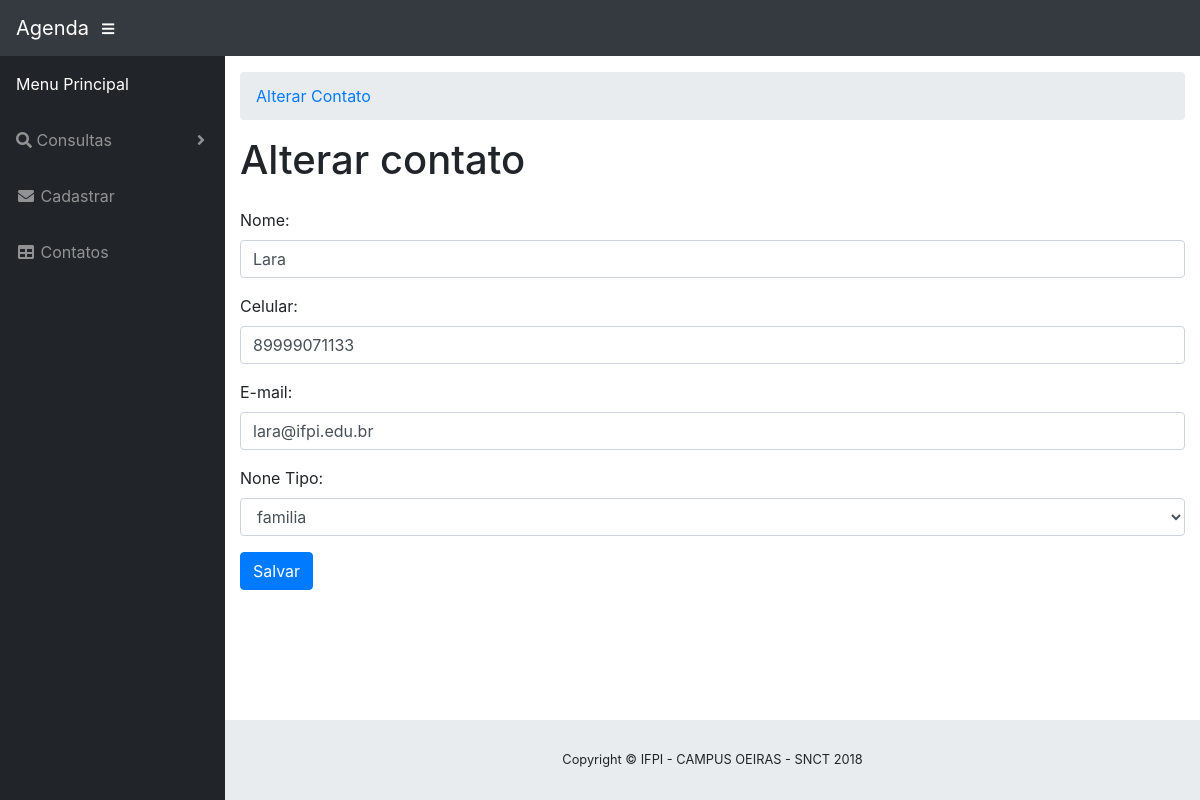
/alterar4, run on an earlier commit of the app's database.
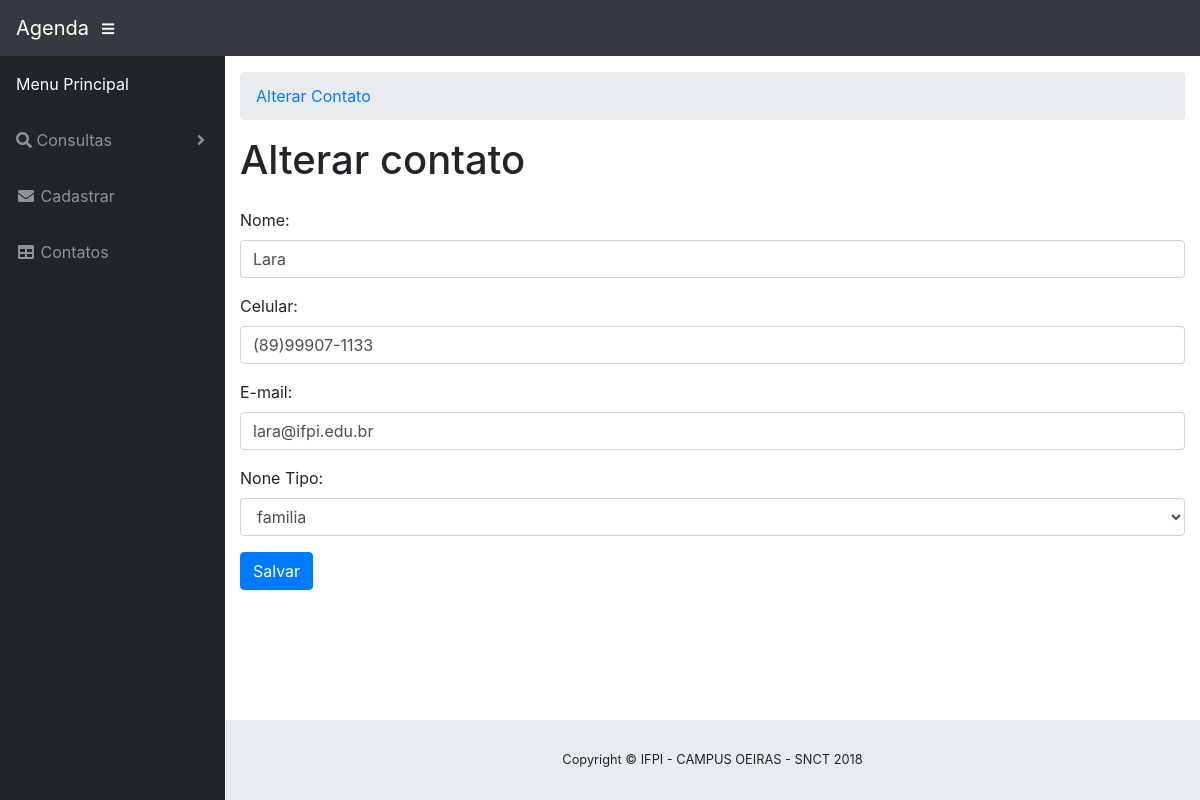
And on a later commit of the database.
### tables this page shows
CREATE TABLE contatos (id INTEGER PRIMARY KEY AUTOINCREMENT, nome VARCHAR, cel VARCHAR, email VARCHAR, tipo VARCHAR);

### aplicacao.py (the view)
@app.route('/alterar<int:id>')
def alterar(id):
    conexao = sqlite3.connect(DATABASE)
    cursor = conexao.cursor()
    sql = "SELECT * FROM contatos WHERE id=%d" % id
    cursor.execute(sql)
    contato = cursor.fetchone()
    return render_template('alterar.html', contato=contato, titulo='Alterar Contato')

### templates/alterar.html (shortened to what this page needs)
{% extends 'template.html' %}
{% block conteudo %}
    <h1>Alterar contato</h1>
      <form action="/salvar_alteracao" method="POST">
        <fieldset>
          <div class="form-group">
            <label for="nome">Nome:</label>
            <input type="text" id="nome" name="nome" class="form-control" value="{{ contato[1] }}">
          </div>
          <div class="form-group">
            <label for="categoria">Celular:</label>
            <input type="text" id="cel" name="cel" class="form-control" value="{{ contato[2] }}">
          </div>
          <div class="form-group">
            <label for="console">E-mail:</label>
            <input type="text" id="email" name="email" class="form-control" value="{{ contato[3] }}">
          </div>
          <div class="form-group">
              {% set tipos = ['amigos', 'familia', 'profissional', 'outros' ] %}
              {{ tipos.remove(contato[4]) }}
            <label for="console">Tipo:</label>
            <select class="form-control" name="tipo">
                <option value="{{ contato[4]}}" default>{{ contato[4] }}</option>
            </select>
          </div>
          <button type="submit" class="btn btn-primary btn-salvar">Salvar</button>
        </fieldset>
      </form>
{% endblock %}

What changed in the data, as far as the page shows it:
changed contatos "None": cel "89999071133" → "(89)99907-1133"
